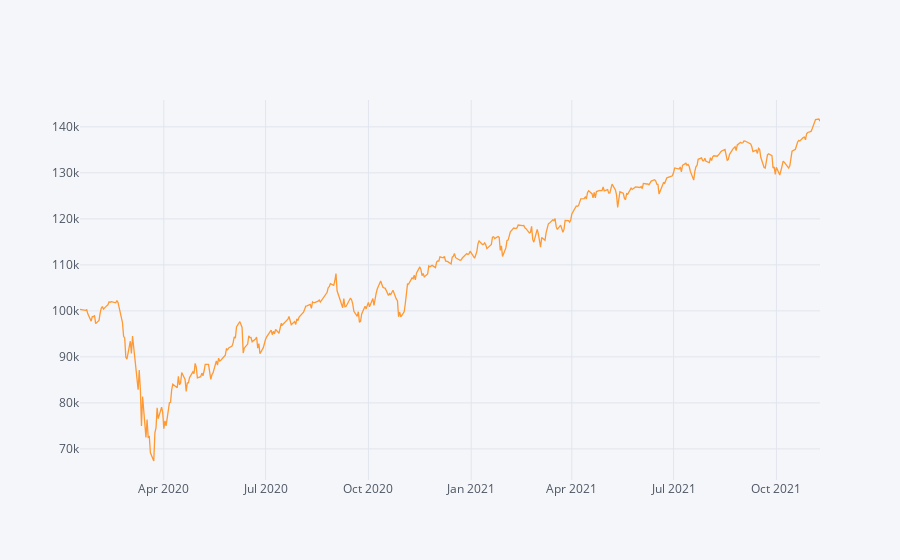

This figure's notebook cell:
### Code cell
#Todo:
# Calculate the Absolute Return of a buy-and-hold strategy in the same period
absolute_return_bh = (r_df.Close.iloc[-1]-r_df.Open.iloc[0])/r_df.Open.iloc[0]
# Calculate the CAGR or a buy-and-hold trading strategy
CAGR_bh = ((r_df.Close.iloc[-1]/r_df.Open.iloc[0])**(252/len(df)))-1
#or
CAGR_bh = ((r_df.Close.iloc[-1]/r_df.Open.iloc[0])**(365/(df.index[-1] - df.index[0]).days))-1

# Calculate the IR (Sharpe without RF-rate) of a buy-and-hold trading strategy
information_ratio_bh = (r_df.Close.pct_change().mean()/r_df.Close.pct_change().std())*((252) **0.5)

#Plot the equity curve (hint: use 'close' returns and your initial capital value to generate an equity curve)
((r_df.Close.pct_change().dropna()+1).cumprod()*starting_capital).iplot()
#or
((r_df.Close.pct_change().dropna()+1).cumprod()*starting_capital).plot()

### Figure 1 — Plotly figure (JSON) as saved in the notebook; plotly's stock layout.template omitted (floating-point values rounded to 4 significant figures; data arrays with more than 128 entries replaced by an {"elided": "..."} marker saying what was removed)
{"data": [{"line": {"color": "rgba(255, 153, 51, 1.0)", "dash": "solid", "shape": "linear", "width": 1.3}, "mode": "lines", "name": "Close", "text": "", "type": "scatter", "x": {"elided": "458 str values"}, "y": {"elided": "458 float values"}}], "layout": {"legend": {"bgcolor": "#F5F6F9", "font": {"color": "#4D5663"}}, "paper_bgcolor": "#F5F6F9", "plot_bgcolor": "#F5F6F9", "title": {"font": {"color": "#4D5663"}}, "xaxis": {"gridcolor": "#E1E5ED", "showgrid": true, "tickfont": {"color": "#4D5663"}, "title": {"font": {"color": "#4D5663"}, "text": ""}, "zerolinecolor": "#E1E5ED"}, "yaxis": {"gridcolor": "#E1E5ED", "showgrid": true, "tickfont": {"color": "#4D5663"}, "title": {"font": {"color": "#4D5663"}, "text": ""}, "zerolinecolor": "#E1E5ED"}}}
